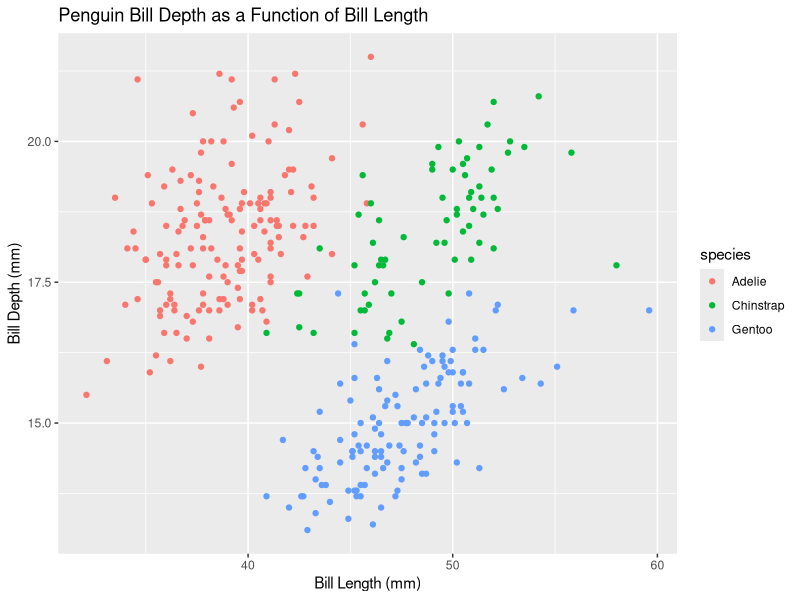
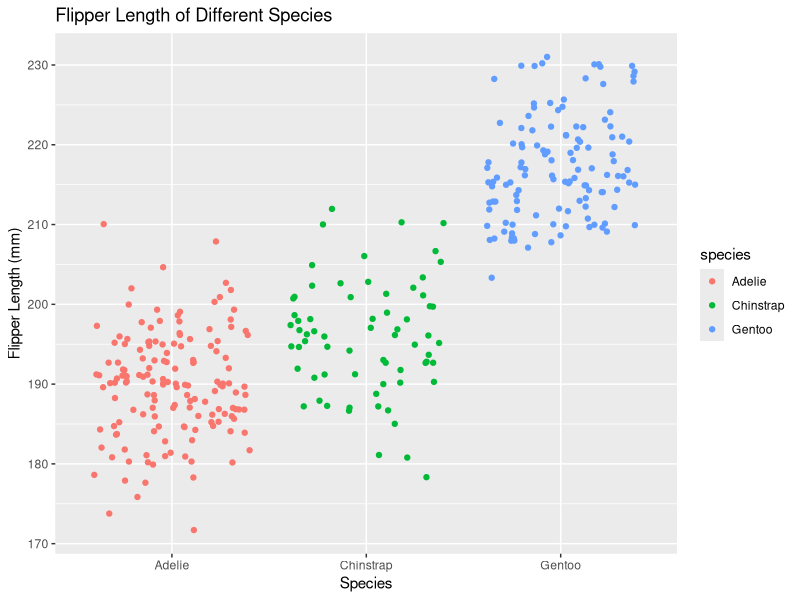

Reproduce these figures in R, in order.
## ---- chunk 1
knitr::opts_chunk$set(echo = TRUE)
library(tidyverse)
library(palmerpenguins)
## ---- chunk 2
# First name the expressions
fx <- expression(x ^ 2)

fx_prime <- deriv(fx, name = "x")
fx_prime
## ---- chunk 3
Pa <- expression(2 * (3*a + 2) ^ 4 - 5)

Pa_prime <- deriv(Pa, name = "a")
Pa_prime
## ---- chunk 4
gt <- expression((-4*t)/(t^2 + 1)^3)

gt_prime <- deriv(gt, name = "t")
gt_prime
## ---- chunk 5
ggplot(penguins, aes(bill_length_mm, bill_depth_mm)) + 
  geom_point(aes(color = species)) + 
  labs(x = "Bill Length (mm)", 
       y = "Bill Depth (mm)", 
       title = "Penguin Bill Depth as a Function of Bill Length")

## ---- chunk 6
ggplot(penguins, aes(species, flipper_length_mm)) + 
  geom_jitter(aes(color = species)) + 
  labs(x = "Species",
    y = "Flipper Length (mm)", 
    title = "Flipper Length of Different Species")
